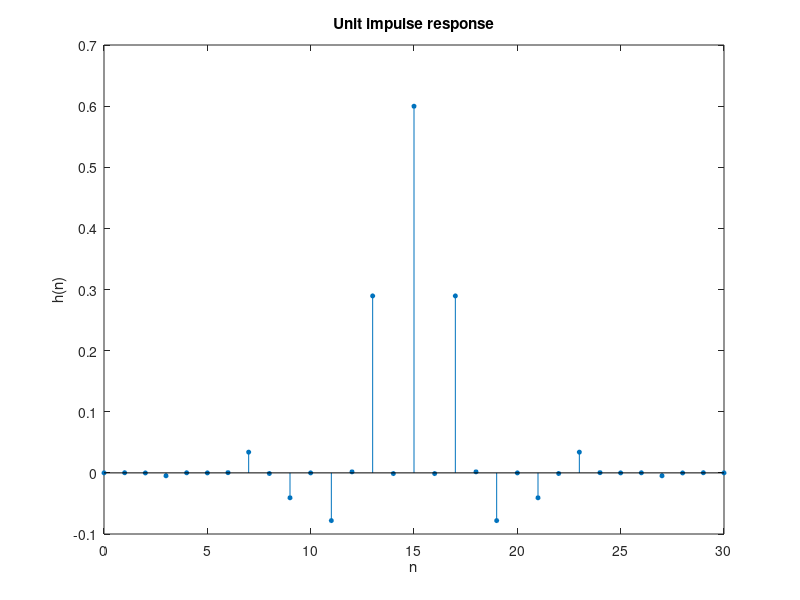
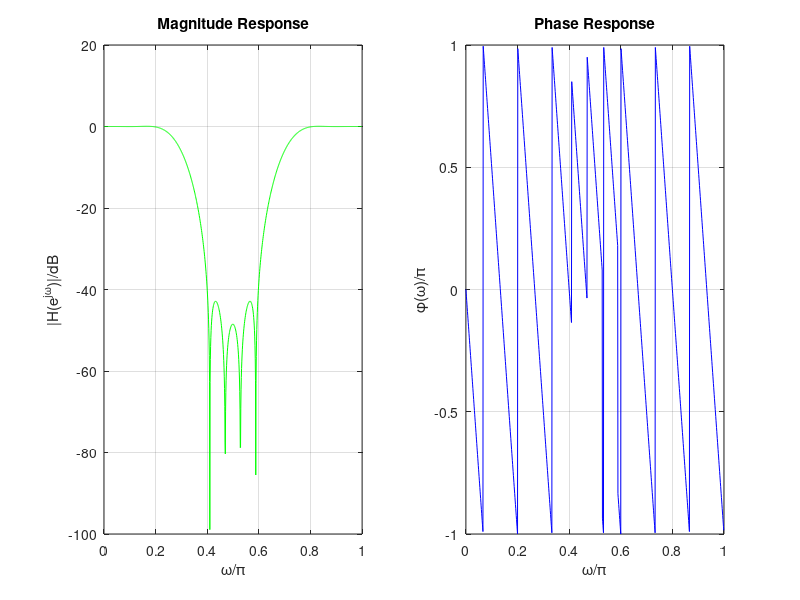

These figures' MATLAB source, in order:
% Band-stop filter
Wp1=0.2*pi; Ws1=0.4*pi;
Wp2=0.8*pi; Ws2=0.6*pi;
B=Ws1-Wp1;
N0=ceil(6.2*pi/B);
N=N0+mod(N0+1,2)
Wc=[(Wp1+Ws1)/2/pi,(Wp2+Ws2)/2/pi]

h=fir1(N-1,Wc,'stop',hanning(N));

figure(1)
n=0:1:N-1;
stem(n, h, 'filled', 'MarkerSize', 3);
xlabel('n'); ylabel('h(n)');
title('Unit impulse response');

[H,W] = freqz(h,1,1000);
figure(2)
subplot(1,2,1);
plot(W/pi,20*log10(abs(H)),'g');grid on;
xlabel('\omega/\pi'); ylabel('|H(e^j^\omega)|/dB');
title('Magnitude Response');
subplot(1,2,2);
plot(W/pi,angle(H)/pi,'b');grid on;
xlabel('\omega/\pi'); ylabel('\phi(\omega)/\pi');
title('Phase Response');